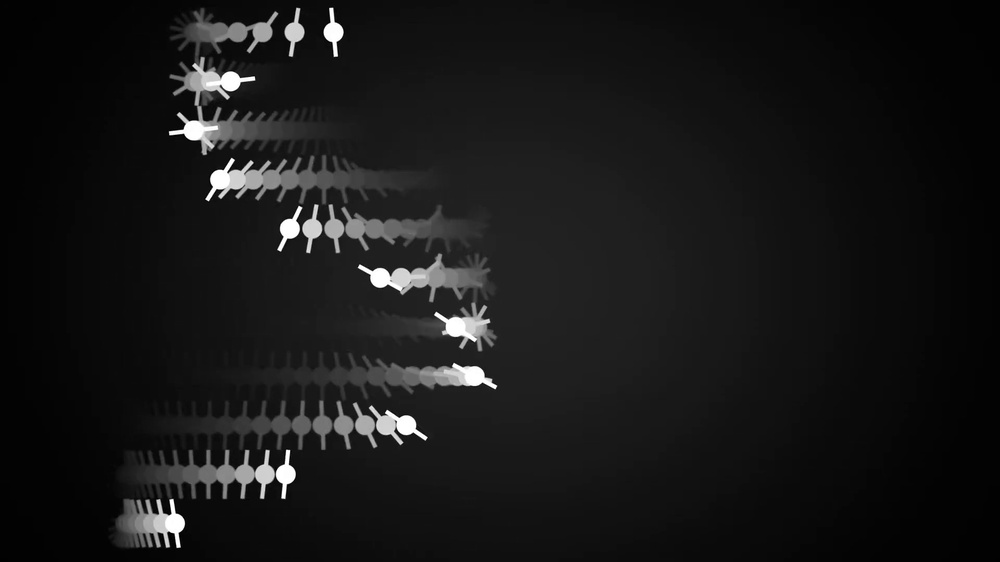
#> input picture bicycle_reflectors/frames/white_circle_102.jpg, 1000 x 562 px, shrunk from 1920 x 1080 before the run
$ python -i test.py   (imports and definitions only)
#> lines starting #> are read from the running program, lines starting #| are printed output that depends on the picture; after the words box and inside, x2 and y2 are one past the last pixel; in counts of white or black regions, pixels touching at a corner belong together
# import the necessary packages
from imutils import contours
from skimage import measure
import numpy as np
import argparse
import imutils
import cv2
import os
import glob


# [45 lines left out: function test, not called in this run]


def bright_spots(file_path):
    # load the image, convert it to grayscale, and blur it
#> called with file_path = 'frames/white_circle_102.jpg'
    image = cv2.imread(file_path)
#> image is the input picture: shape (562, 1000, 3); min 0, max 255, mean 23.1
    gray = cv2.cvtColor(image, cv2.COLOR_BGR2GRAY)
    blurred = cv2.GaussianBlur(gray, (11, 11), 0)
    # threshold the image to reveal light regions in the
    # blurred image
    thresh = cv2.threshold(blurred, 200, 255, cv2.THRESH_BINARY)[1]
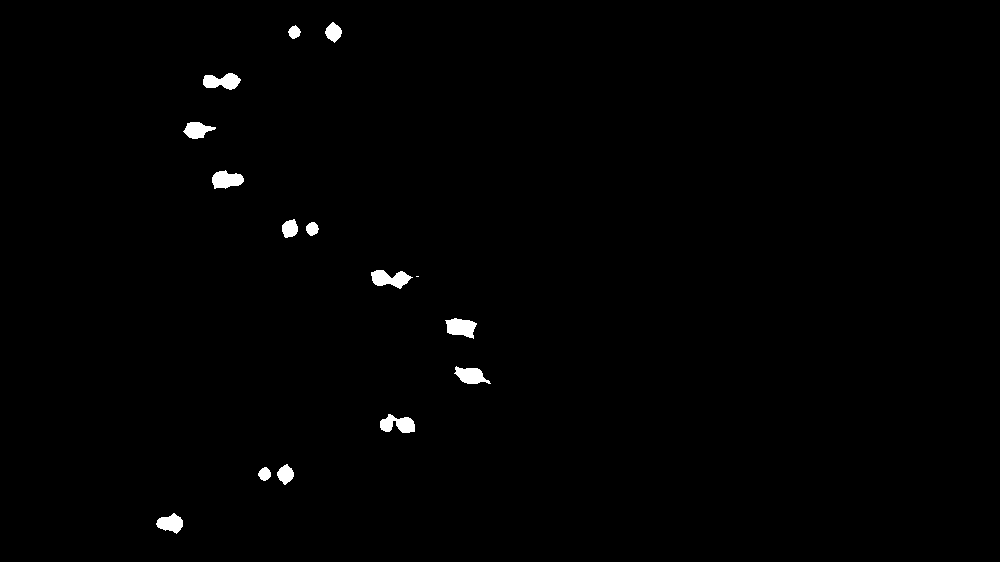
#> thresh: shape (562, 1000); 0.78% white; 15 white regions (1 under 20 px), largest, box (x1, y1, x2, y2) and area: (371, 270, 413, 289) 476, (445, 318, 477, 339) 446, (380, 414, 415, 433) 433
    # perform a series of erosions and dilations to remove
    # any small blobs of noise from the thresholded image
    thresh = cv2.erode(thresh, None, iterations=2)
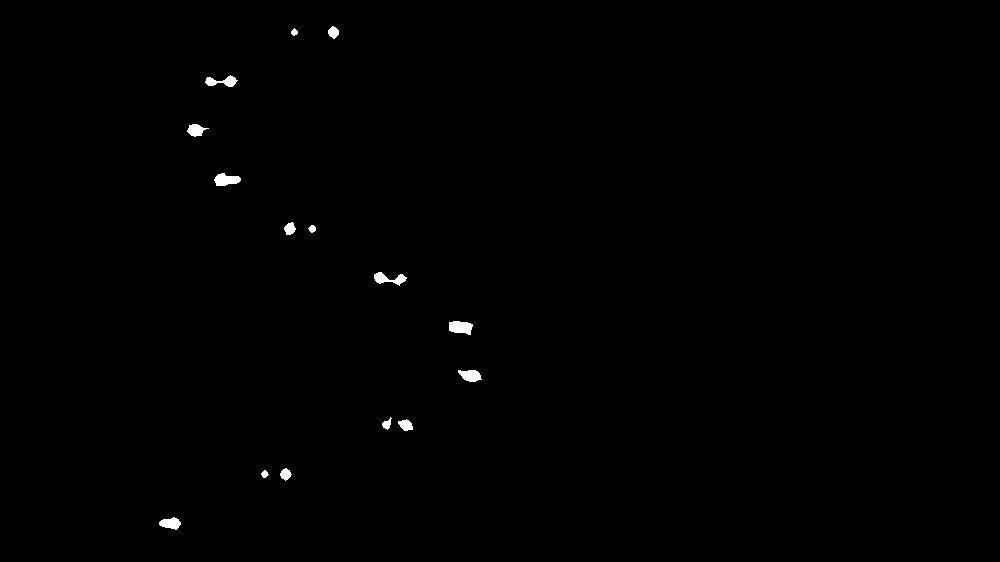
#> thresh: shape (562, 1000); 0.37% white; 15 white regions, largest, box (x1, y1, x2, y2) and area: (449, 321, 473, 335) 256, (214, 173, 241, 186) 240, (374, 272, 407, 286) 222
    thresh = cv2.dilate(thresh, None, iterations=4)
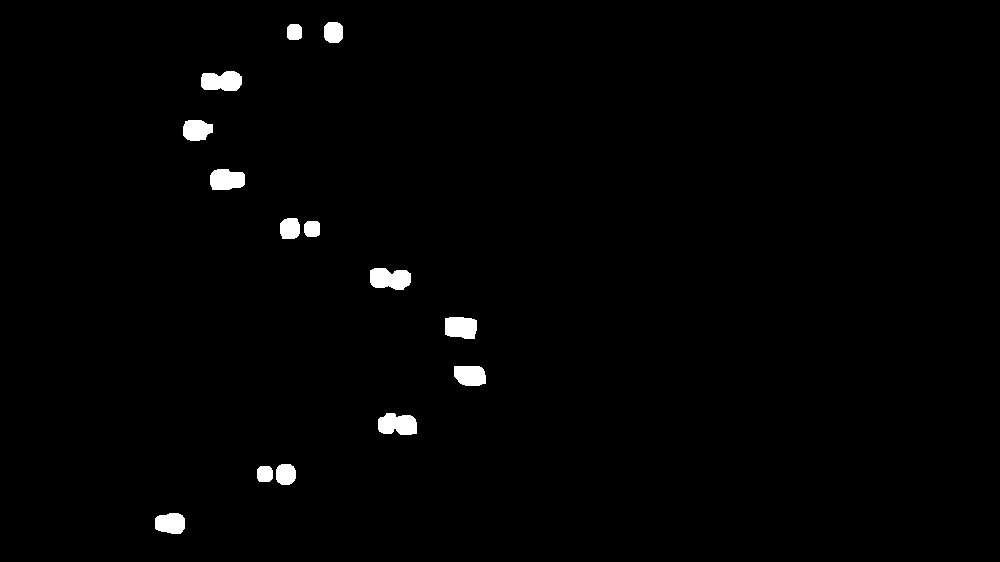
#> thresh: shape (562, 1000); 1.2% white; 14 white regions, largest, box (x1, y1, x2, y2) and area: (370, 268, 411, 290) 724, (378, 413, 417, 435) 701, (201, 71, 242, 91) 681
    # perform a connected component analysis on the thresholded
    # image, then initialize a mask to store only the "large"
    # components
    labels = measure.label(thresh, neighbors=8, background=0)
#> labels: shape (562, 1000) int64; 15 distinct labels, from 0 to 14
    mask = np.zeros(thresh.shape, dtype="uint8")
    # loop over the unique components
    for label in np.unique(labels):
        # if this is the background label, ignore it
        if label == 0:
            continue
        # otherwise, construct the label mask and count the
        # number of pixels
        labelMask = np.zeros(thresh.shape, dtype="uint8")
        labelMask[labels == label] = 255
        numPixels = cv2.countNonZero(labelMask)
        # if the number of pixels in the component is sufficiently
        # large, then add it to our mask of "large blobs"
        if numPixels > 300:
            mask = cv2.add(mask, labelMask)
#> this loop made 15 passes
#> numPixels on passes 2 to 13: 355, 221, 681, 512, 624, 372, 236, 724, 624, 565, 701, 363
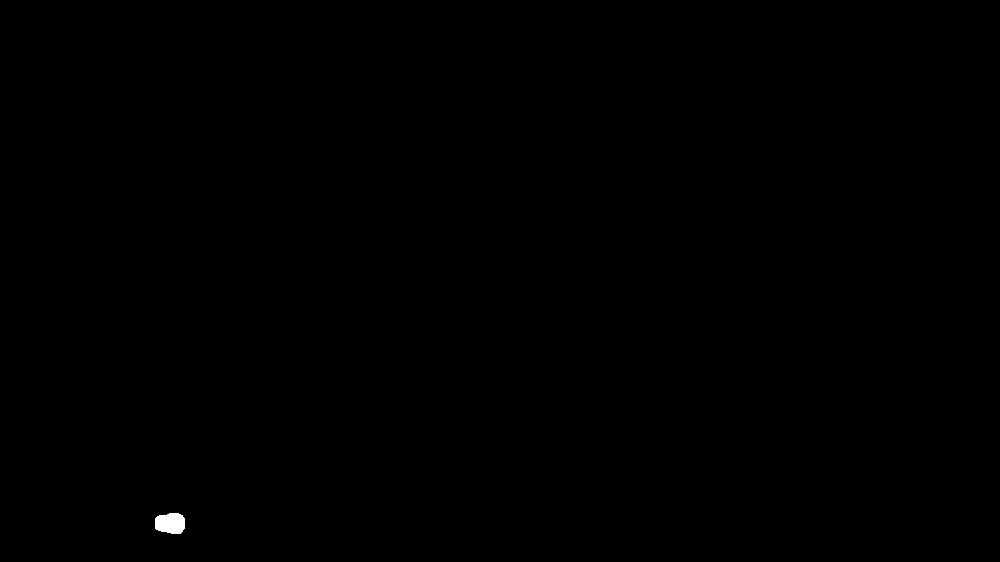
#> labelMask: shape (562, 1000); 0.09% white; 1 white region, box (x1, y1, x2, y2) and area: (155, 513, 185, 534) 532
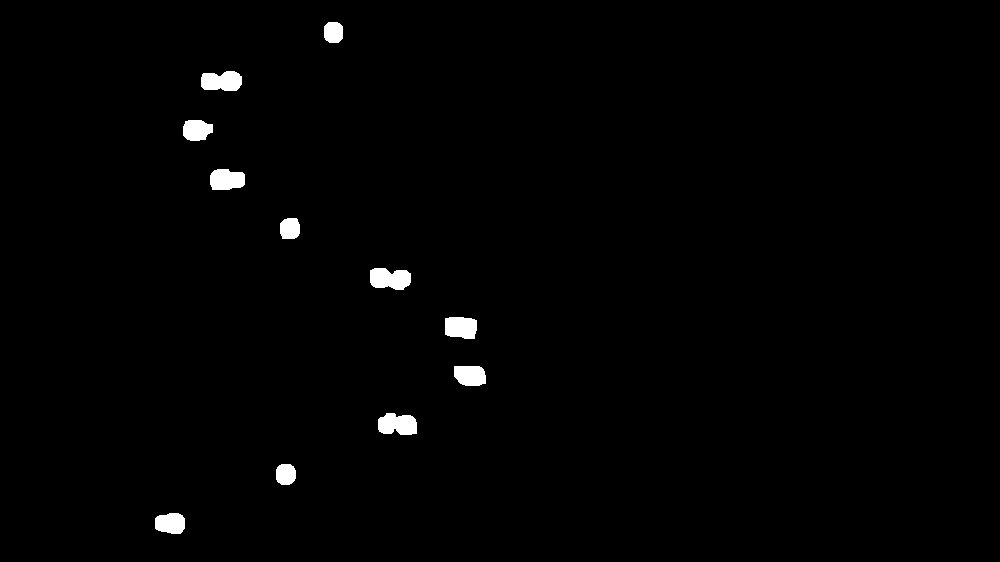
#> mask: shape (562, 1000); 1.1% white; 11 white regions
            # find the contours in the mask, then sort them from left to
    # right
    cnts = cv2.findContours(mask.copy(), cv2.RETR_EXTERNAL,
                            cv2.CHAIN_APPROX_SIMPLE)
#> cnts = 11 contours; largest, box (x1, y1, x2, y2) and area: (370, 268, 411, 290) 670, (378, 413, 417, 435) 647, (201, 71, 242, 91) 630, (210, 169, 245, 190) 577, (445, 317, 477, 339) 576
    cnts = imutils.grab_contours(cnts)
    cnts = contours.sort_contours(cnts)[0]
    # loop over the contours
    for (i, c) in enumerate(cnts):
        # draw the bright spot on the image
        (x, y, w, h) = cv2.boundingRect(c)
        ((cX, cY), radius) = cv2.minEnclosingCircle(c)
        cv2.circle(image, (int(cX), int(cY)), int(radius),
                   (0, 0, 255), 3)
        cv2.putText(image, "#{}".format(i + 1), (x, y - 15),
                    cv2.FONT_HERSHEY_SIMPLEX, 0.45, (0, 0, 255), 2)
#> this loop made 11 passes
#> (x, y, w, h, cX, cY, radius) on passes 1 to 11: (155, 513, 30, 21, 169.5, 523, 15.34), (183, 120, 30, 21, 197.5, 129.5, 15.51), (201, 71, 41, 20, 221, 81, 20.62), (210, 169, 35, 21, 227.2, 179.7, 17.78), (276, 464, 20, 21, 285.4, 473.9, 10.99), (280, 218, 20, 21, 289, 228, 12.21), (324, 22, 19, 21, 333, 32, 11.18), (370, 268, 41, 22, 390, 276, 20.88), (378, 413, 39, 22, 397, 426, 20.25), (445, 317, 32, 22, 460, 327.3, 17.63), (454, 366, 32, 20, 469.5, 374.5, 17.68)
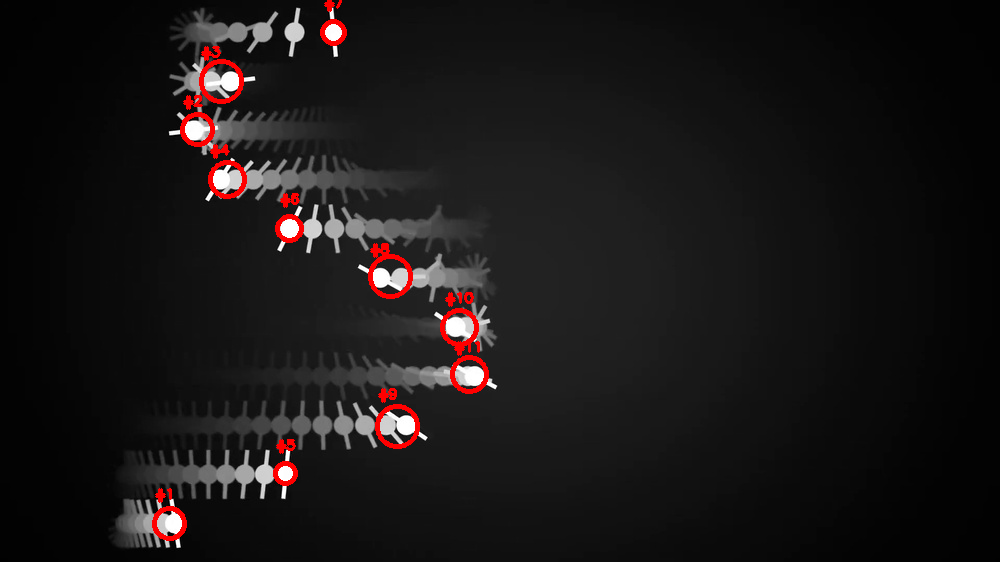
#> image: shape (562, 1000, 3); 1.27% of pixels changed, all inside (x1, y1, x2, y2) = (152, 0, 489, 541)
    # show the output image
    path = file_path
    path_components = path.split('.')
    folder = path_components[0].split('/')[0]
    name = path_components[0].split('/')[1]
    new_dir = folder + "_tracking"
    output_path = new_dir + "/" + name + "." + path_components[1]
    print(output_path)
    cv2.imwrite(output_path, image)
    cv2.waitKey(0)


# [2 lines not run here, left out]

>>> result = bright_spots('frames/white_circle_102.jpg')
